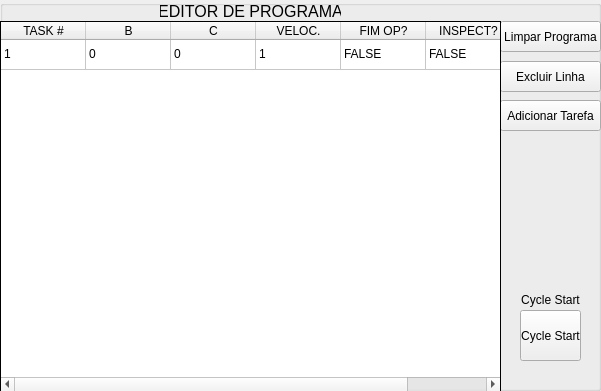
   <widget class="QGroupBox" name="groupEditor">
    <property name="geometry">
     <rect>
      <x>0</x>
      <y>310</y>
      <width>601</width>
      <height>391</height>
     </rect>
    </property>
    <property name="title">
     <string/>
    </property>
    <widget class="QPushButton" name="btAddTarefa">
     <property name="enabled">
      <bool>true</bool>
     </property>
     <property name="geometry">
      <rect>
       <x>500</x>
       <y>100</y>
       <width>101</width>
       <height>31</height>
      </rect>
     </property>
     <property name="text">
      <string>Adicionar Tarefa</string>
     </property>
    </widget>
    <widget class="QPushButton" name="btExcluir">
     <property name="enabled">
      <bool>true</bool>
     </property>
     <property name="geometry">
      <rect>
       <x>500</x>
       <y>61</y>
       <width>101</width>
       <height>31</height>
      </rect>
     </property>
     <property name="text">
      <string>Excluir Linha</string>
     </property>
    </widget>
    <widget class="QToolButton" name="btCycStart">
     <property name="enabled">
      <bool>true</bool>
     </property>
     <property name="geometry">
      <rect>
       <x>520</x>
       <y>310</y>
       <width>61</width>
       <height>51</height>
      </rect>
     </property>
     <property name="text">
      <string>Cycle Start</string>
     </property>
     <property name="icon">
      <iconset resource="gerenciadorRecursos.qrc">
       <normaloff>:/recursos/interfaceIcons/resources/tick_octagon_frame.ico</normaloff>:/recursos/interfaceIcons/resources/tick_octagon_frame.ico</iconset>
     </property>
     <property name="iconSize">
      <size>
       <width>32</width>
       <height>32</height>
      </size>
     </property>
     <property name="checkable">
      <bool>false</bool>
     </property>
    </widget>
    <widget class="QLabel" name="label_12">
     <property name="enabled">
      <bool>true</bool>
     </property>
     <property name="geometry">
      <rect>
       <x>160</x>
       <y>1</y>
       <width>181</width>
       <height>20</height>
      </rect>
     </property>
     <property name="font">
      <font>
       <pointsize>12</pointsize>
      </font>
     </property>
     <property name="text">
      <string>EDITOR DE PROGRAMA</string>
     </property>
     <property name="alignment">
      <set>Qt::AlignCenter</set>
     </property>
    </widget>
    <widget class="QLabel" name="label_14">
     <property name="enabled">
      <bool>true</bool>
     </property>
     <property name="geometry">
      <rect>
       <x>520</x>
       <y>290</y>
       <width>61</width>
       <height>20</height>
      </rect>
     </property>
     <property name="text">
      <string>Cycle Start</string>
     </property>
     <property name="alignment">
      <set>Qt::AlignCenter</set>
     </property>
     <property name="wordWrap">
      <bool>true</bool>
     </property>
    </widget>
    <widget class="QPushButton" name="btLimpar">
     <property name="enabled">
      <bool>true</bool>
     </property>
     <property name="geometry">
      <rect>
       <x>500</x>
       <y>21</y>
       <width>101</width>
       <height>31</height>
      </rect>
     </property>
     <property name="text">
      <string>Limpar Programa</string>
     </property>
    </widget>
    <widget class="QTableWidget" name="programEditor">
     <property name="enabled">
      <bool>true</bool>
     </property>
     <property name="geometry">
      <rect>
       <x>0</x>
       <y>21</y>
       <width>501</width>
       <height>371</height>
      </rect>
     </property>
     <property name="sizePolicy">
      <sizepolicy hsizetype="Expanding" vsizetype="Expanding">
       <horstretch>0</horstretch>
       <verstretch>0</verstretch>
      </sizepolicy>
     </property>
     <property name="frameShape">
      <enum>QFrame::Box</enum>
     </property>
     <property name="frameShadow">
      <enum>QFrame::Plain</enum>
     </property>
     <property name="sizeAdjustPolicy">
      <enum>QAbstractScrollArea::AdjustIgnored</enum>
     </property>
     <property name="editTriggers">
      <set>QAbstractItemView::NoEditTriggers</set>
     </property>
     <property name="alternatingRowColors">
      <bool>true</bool>
     </property>
     <property name="selectionBehavior">
      <enum>QAbstractItemView::SelectRows</enum>
     </property>
     <property name="textElideMode">
      <enum>Qt::ElideRight</enum>
     </property>
     <property name="gridStyle">
      <enum>Qt::SolidLine</enum>
     </property>
     <property name="rowCount">
      <number>1</number>
     </property>
     <property name="columnCount">
      <number>6</number>
     </property>
     <attribute name="horizontalHeaderDefaultSectionSize">
      <number>85</number>
     </attribute>
     <attribute name="verticalHeaderVisible">
      <bool>false</bool>
     </attribute>
     <row/>
     <column>
      <property name="text">
       <string>TASK #</string>
      </property>
     </column>
     <column>
      <property name="text">
       <string>B</string>
      </property>
     </column>
     <column>
      <property name="text">
       <string>C</string>
      </property>
     </column>
     <column>
      <property name="text">
       <string>VELOC.</string>
      </property>
     </column>
     <column>
      <property name="text">
       <string>FIM OP?</string>
      </property>
     </column>
     <column>
      <property name="text">
       <string>INSPECT?</string>
      </property>
     </column>
     <item row="0" column="0">
      <property name="text">
       <string>1</string>
      </property>
      <property name="textAlignment">
       <set>AlignLeading|AlignVCenter</set>
      </property>
     </item>
     <item row="0" column="1">
      <property name="text">
       <string>0</string>
      </property>
      <property name="textAlignment">
       <set>AlignLeading|AlignVCenter</set>
      </property>
     </item>
     <item row="0" column="2">
      <property name="text">
       <string>0</string>
      </property>
      <property name="textAlignment">
       <set>AlignLeading|AlignVCenter</set>
      </property>
     </item>
     <item row="0" column="3">
      <property name="text">
       <string>1</string>
      </property>
     </item>
     <item row="0" column="4">
      <property name="text">
       <string>FALSE</string>
      </property>
      <property name="textAlignment">
       <set>AlignLeading|AlignVCenter</set>
      </property>
     </item>
     <item row="0" column="5">
      <property name="text">
       <string>FALSE</string>
      </property>
      <property name="textAlignment">
       <set>AlignLeading|AlignVCenter</set>
      </property>
     </item>
    </widget>
   </widget>
